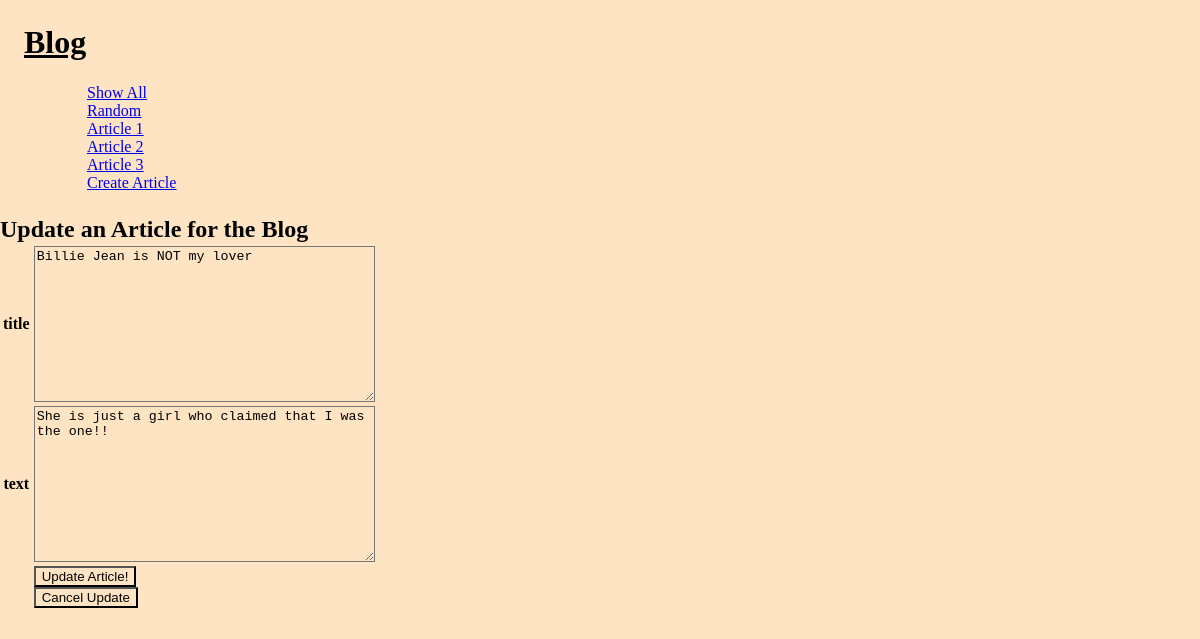
The app's page /blog/article/3/update with its own data.
### blog/models.py (models this page shows, shortened)
class Article(models.Model): #class MUST inheirit
    title = models.TextField(blank=False) #There is a bunch of optional parameters
    author = models.TextField(blank=False) #blank=False means the field is required to be filled for each Article Model
    text = models.TextField(blank=False)
    published = models.DateTimeField(auto_now=True) #auto_now=True sets the time to now upon Model instantiation
    image_file = models.ImageField(blank=True) # an actual image

### blog/views.py (the view, shortened to what this page needs)
# urls.py: path('article/<int:pk>/update', UpdateArticleView.as_view(), name="update_article"), # NEW
class UpdateArticleView(UpdateView):
    form_class = UpdateArticleForm
    template_name = "blog/update_article_form.html"
    model = Article ## add this model and the QuerySet will automatically find instance by PK

### blog/forms.py
class UpdateArticleForm(forms.ModelForm):
    class Meta:
        model = Article
        fields = ['title', 'text', ]  # which fields from model should we use

### blog/templates/blog/update_article_form.html (shortened to what this page needs)
{% extends 'blog/base.html' %}
{% block content %}
<h2>Update an Article for the Blog</h2>
<form method = 'POST' enctype="multipart/form-data">
    <table>
    {% for field in form %}
    <tr>
        <th>{{field.name}}</th>
        <td>{{field}}</td>
    </tr>
    {% endfor %}
    <tr>
        <td></td>
        <td>
            <input type='submit' name = 'update_article' value= 'Update Article!'>
        </form>
        <form action="{% url 'article' article.pk %}">
            <input type='submit' name = 'cancel' value= 'Cancel Update'>
        </form>
{% endblock %}

### static/quotes.css (style rules this page uses)
* { margin: 0; background-color: bisque; }

### records on screen
Article: form "Billie Jean is NOT my lover" "She is just a girl who claimed that I was the one!!"

### other values on screen
{{ field.name }} "title" "text"
